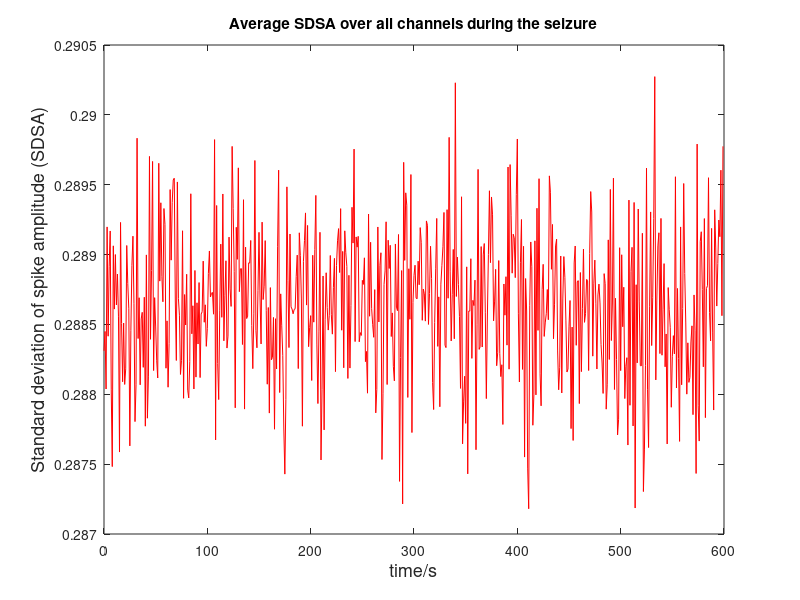
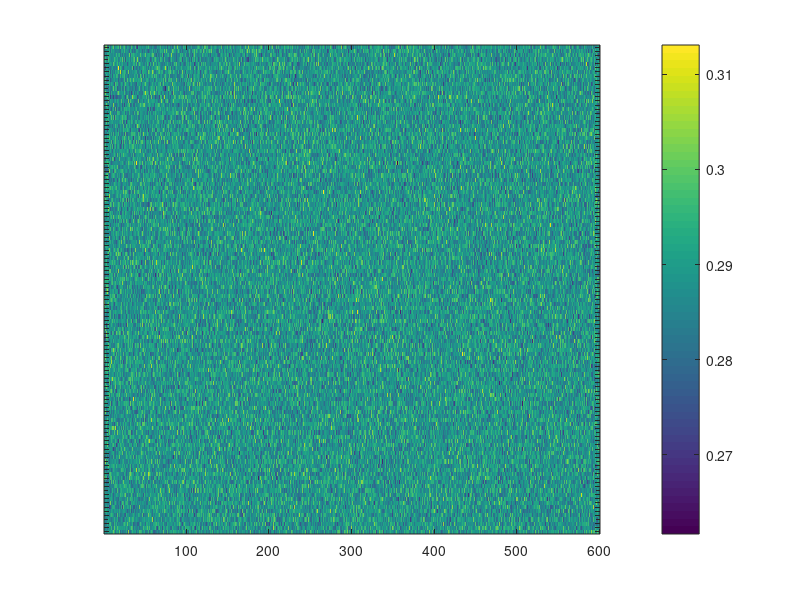

These figures' MATLAB source, in order: (Note: this script raises an error after producing the figures.)
% % % This script tells how to compute SDSA matrix from SEEG data and then compute SDSA_avg vector
% % % smoothen the SDSA_avg vector to find T_b
% % % integration from T_s to T_b to locate SOZ

%% Read the original ictal SEEG data, here We use random functions to generate raw data. 
% Assuming 118 channels, F_sample 512Hz, start_time 0s, end_time 600s. 

clear;
data_epi.trial{1,1} = rand([118,600*512]); % Replace to your real SEEG data in practice.
sample = 512;
label = cell(118,1);
win_length = 1; % one window per second.
Num_segment = size(data_epi.trial,2);
%% Compute SDSA matrix
if Num_segment == 1
    start_time = 0;
    end_time = 600;
    time_label = start_time:1:(end_time-1);
    std_jibo = [];
    for i = 1:1:end_time-start_time
        window = data_epi.trial{1, 1}(:,(i-1)*win_length*sample+1:i*win_length*sample);
        std_dev = std(window,0,2);
        std_jibo(:,i) = std_dev;
    end
    mean_jibo = mean(std_jibo,1);
    figure(2);
    plot(time_label,mean_jibo,'r-');
    title('Average SDSA over all channels during the seizure');
    xlabel('time/s','FontSize',13);
    ylabel('Standard deviation of spike amplitude (SDSA)','FontSize',13);
    figure(3);
    imagesc(std_jibo);
    colorbar;
    ax = gca;
    yticks(1:length(label));
    yticklabels(label);
    ax.TickLabelInterpreter = 'none';
    ax.YAxis.FontSize = 4;
    xlabel('time/s','FontSize',13);
    ylabel('Channels','FontSize',13);
    title('Standard deviation of spike amplitude (SDSA) of each channel during the seizure','FontSize',13);
else
    std_jibo = cell(1,Num_segment);
    mean_jibo = cell(1,Num_segment);
    start_time = zeros(1,Num_segment);
    end_time = zeros(1,Num_segment);
    time_label = cell(1,Num_segment);
    Time_freq = cell(1,Num_segment);
    for j = 1:1:Num_segment
        start_time(1,j) = data_epi.time{1,j}(1);
        end_time(1,j) = data_epi.time{1,j}(end);
        time_label{1,j} = start_time(1,j):1:(end_time(1,j)-1);
        std_jibo{1,j} = [];
        for i = 1:1:end_time(1,j)-start_time(1,j)
            window = data_epi.trial{1, j}(:,(i-1)*win_length*sample+1:i*win_length*sample);
            std_dev = std(window,0,2);
            std_jibo{1,j}(:,i) = std_dev;
        end
        mean_jibo{1,j} = mean(std_jibo{1,j},1);
    end
    %%% plot
    figure(2);
    for j = 1:1:Num_segment
        subplot(2,2,j);
        plot(time_label{1,j},mean_jibo{1,j},'r-');
        title('Average SDSA over all channels during the seizure','FontSize',13);
        xlabel('time/s','FontSize',13);
        ylabel('Standard deviation of spike amplitude (SDSA)','FontSize',13);

    end
    figure(3);
    for j = 1:1:Num_segment
        subplot(1,2,j);
        imagesc(std_jibo{1,j});
        colorbar;
        ax = gca;
        yticks(1:length(label));
        yticklabels(label);
        ax.TickLabelInterpreter = 'none';
        ax.YAxis.FontSize = 4;
        xlabel('time','FontSize',13);

        ylabel('Channels','FontSize',13);
        title('Standard deviation of spike amplitude (SDSA) of each channel during the seizure','FontSize',13);
    end
end
%% smoothen the SDSA_avg vector to find T_b
if Num_segment == 1

    ph_jibo = smooth(mean_jibo,30, 'sgolay');
    gd_jibo = gradient(ph_jibo);
    [~,onset_idx] = max(gd_jibo);
    onset_time = time_label(onset_idx);
    disp('T_b:');
    disp(onset_time);
%   Integration from Ts to Tb
    csum_jibo = sum(std_jibo(:,1:onset_idx),2);
    [bingzao_ds,bingzao_idx] = sort(csum_jibo,'descend');
    figure(6);
    bar(bingzao_ds);
    bingzao_label = label(bingzao_idx);
    xticks(1:length(label));
    xticklabels(bingzao_label);
    disp(bingzao_label); % descend sorting
    % clustering 
    class2 = kmeans(bingzao_ds,3);
    class1 = bingzao_label(find(class2 == class2(1)));
    disp('kmeans cluster for SOZ:');
    disp(class1);
else
    ph_jibo = cell(1,Num_segment);
    gd_jibo = cell(1,Num_segment);
    onset_time = zeros(1,Num_segment);
    bingzao_ds = cell(1,Num_segment);
    bingzao_idx = cell(1,Num_segment);
    bingzao_label = cell(1,Num_segment);
    class1 =  cell(1,Num_segment);
    for j = 1:1:Num_segment

        ph_jibo{1,j} = smooth(mean_jibo{1,j},30,'sgolay');
        gd_jibo{1,j} = gradient(ph_jibo{1,j});
        [~,onset_idx] = max(gd_jibo{1,j});
        onset_time(1,j) = time_label{1,j}(onset_idx);
        fprintf('No. %d T_b:%d',j,onset_time(1,j));

        csum_jibo = sum(std_jibo{1,j}(:,1: onset_idx),2);
        [bingzao_ds{1,j},bingzao_idx{1,j}] = sort(csum_jibo,'descend');
        figure(Num_segment+4+j);
        bar(bingzao_ds{1,j});
        bingzao_label{1,j} = label(bingzao_idx{1,j});
        xticks(1:length(label));
        xticklabels(bingzao_label{1,j});
        disp(bingzao_label{1,j});
        class2 = kmeans(bingzao_ds{1,j},3);
        class1{1,j} = bingzao_label{1,j}(find(class2 == class2(1)));
        disp('kmeans cluster for SOZ:')
        disp(class1{1,j});
        if j == 1
            classduolei = class1{1,j};
        else
            classduolei = union(classduolei,class1{1,j});
        end
    end
end
